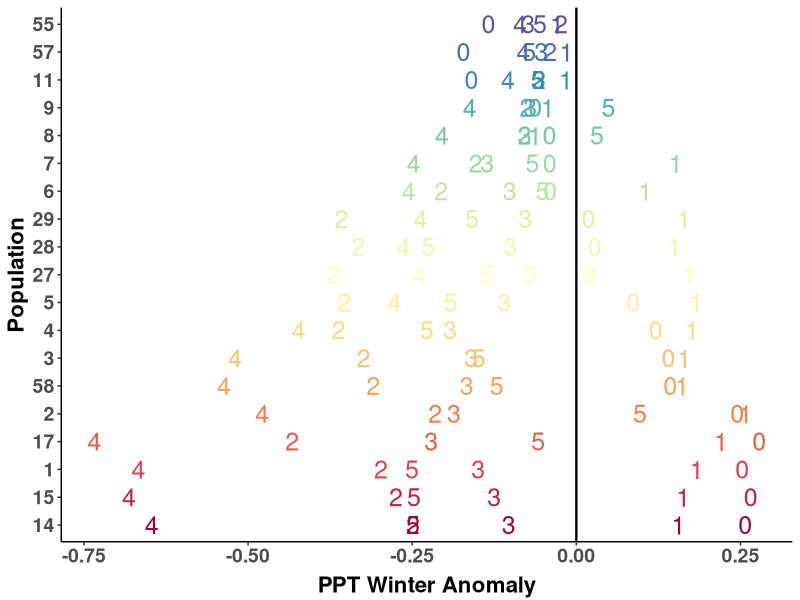
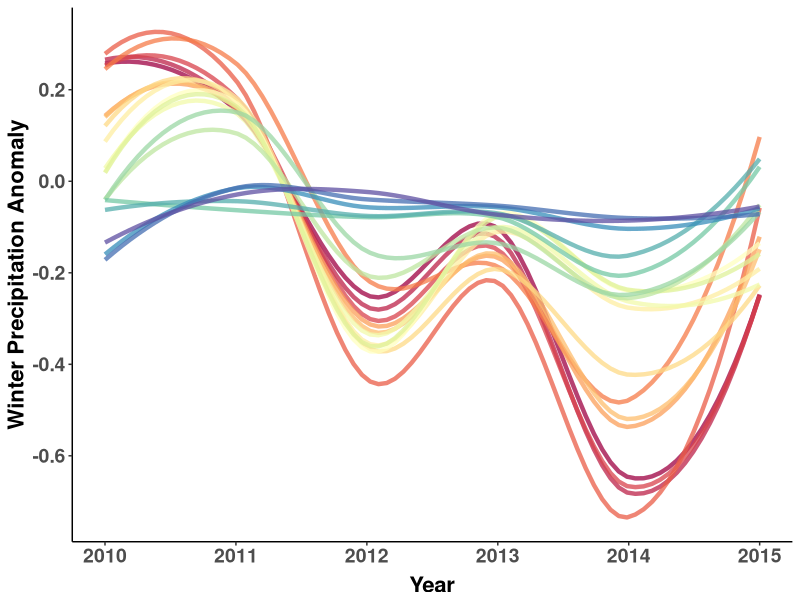
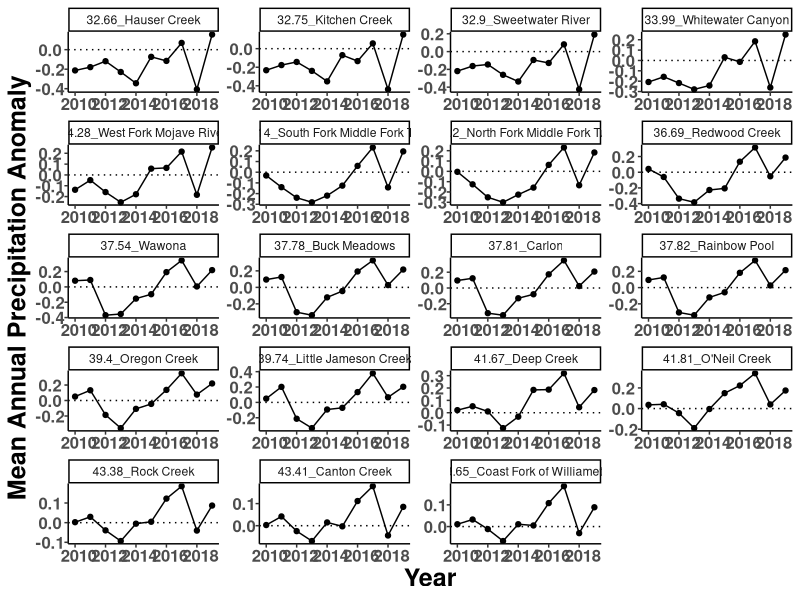
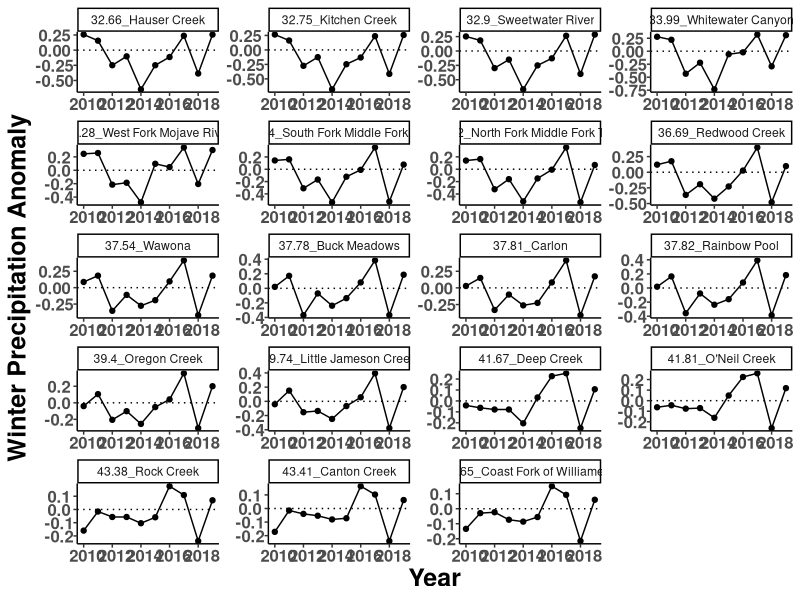
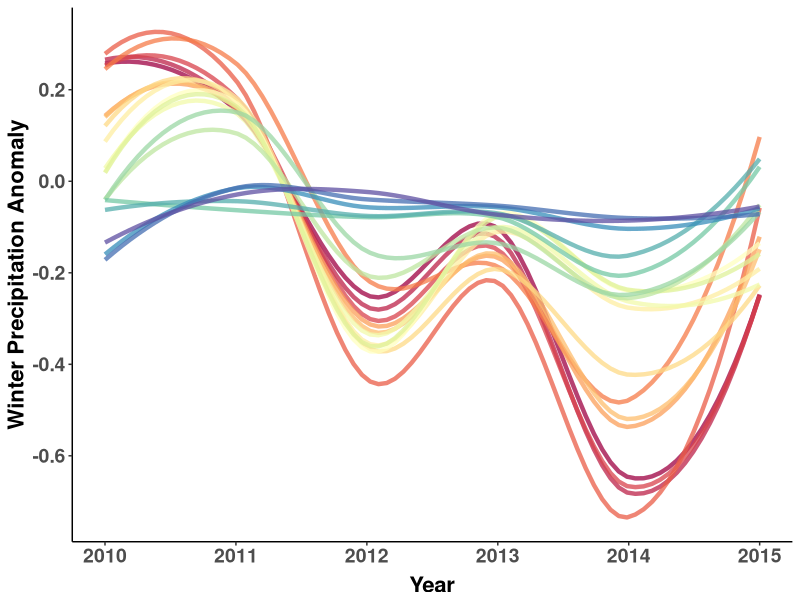
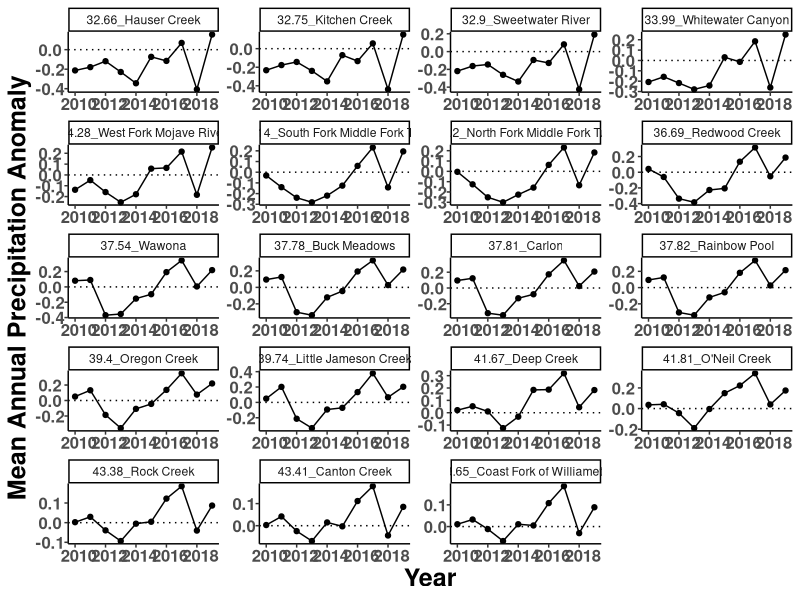
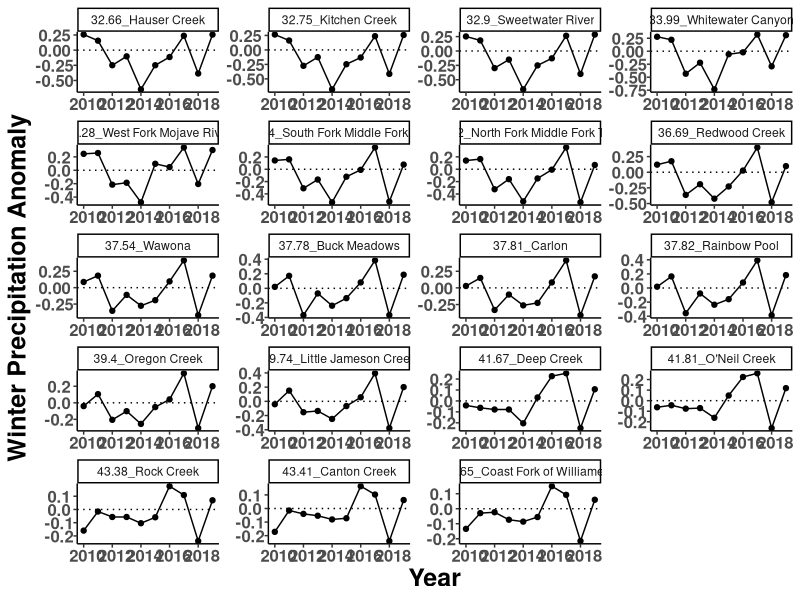

Recreate these plots in R, in order.
##################################################################################
## Daniel Anstett
## Some timeseries of weather and weather anomaly for each demography site
## 
## Last Modified January 22, 2020
###################################################################################
theme_ci <- function(){ 
  theme_classic() %+replace%    #replace elements we want to change
    theme(axis.text.x = element_text(size = 12, face = "bold", angle = 0,hjust = 0.4, vjust = 0.7), 
          axis.title = element_text(size = 18, face = "bold"), 
          axis.text.y = element_text(size = 12, face = "bold"))
          #strip.background = element_blank(),strip.text.x = element_text(size = 16, face = "bold"))
}
###################################################################################
#Load Libraries
library(tidyverse)
library(RColorBrewer)


#*******************************************************************************
### 1. Read in climate data
#*******************************************************************************

#Import weather data
wna2 <- read_csv("data/climate_data/demo_weather_wateryear.csv")  %>% filter(Paper_ID!=12)
wna2 <- wna2 %>% #Selects MAT, MAP, CMD,
  select(Site,Paper_ID,Latitude,Longitude,Year,MAT.weath=MAT,MAP.weath=MAP,CMD.weath=CMD) %>%  
  mutate(log.MAP.weath = log10(MAP.weath)) #Take log of MAP
#separate(ID_Year1, into = c("Site", "Year"), sep = "_") #makes site/year variable
wna2$Site <- as.factor(wna2$Site) ; wna2$Year <- as.numeric(wna2$Year) #define variables

#Import weather anomaly data
anom <- read_csv("data/climate_data/climate_anomaly_yearly.csv") %>% filter(Paper_ID!=12)

#Make Lat.Site Variable
wna2.site <- wna2 
wna2.site$Latitude <- round(wna2.site$Latitude ,digit=2) 
wna2.site <- wna2.site %>% unite(col=Lat.Site,c("Latitude","Site"),sep="_") %>% select(Lat.Site)
wna2 <- cbind(wna2,wna2.site)

anom.site <- anom 
anom.site$Latitude <- round(anom.site$Latitude ,digit=2) 
anom.site <- anom.site %>% unite(col=Lat.Site,c("Latitude","Site"),sep="_") %>% select(Lat.Site)
anom <- cbind(anom,anom.site)



#*******************************************************************************
### 2. Visualize drought anomaly
#*******************************************************************************

#Make populations appear in latitudinal order, filter year range
anom_year<-anom %>% mutate(Site.Lat=paste(Latitude,Paper_ID,sep="_")) %>% filter(Year<2016)
anom_year$Paper_ID<-as.factor(anom_year$Paper_ID) 
anom_year$Paper_ID<-factor(anom_year$Paper_ID,levels=c("55","57","11","9","8","7","6","29","28","27",
                                                       "5","4","3","58","2","17","1","15","14"))
#
Site.label<-c("43.6517_55"="55",
              "43.4137_57"="57",
              "43.37876_11"="11",
              "41.80979_9"="9",
              "41.66546_8"="8",
              "39.74298_7"="7",
              "39.39704_6"="6",
              "37.81878_29"="29",
              "37.81006_28"="28",
              "37.77722_27"="27",
              "37.53822_5"="5",
              "36.68952_4"="4",
              "36.20081_3"="3",
              "36.13756_58"="58",
              "34.28425_2"="2",
              "33.99329_17"="17",
              "32.89913_1"="1",
              "32.75206_15"="15",
              "32.65822_14"="14")


# N-S color gradient
lat_cols=colorRampPalette(brewer.pal(11,"Spectral"))
n.sites <- length(unique(anom_year$Paper_ID))
color.list <- lat_cols(n.sites)

anom_year$Paper_ID <- as.character(anom_year$Paper_ID)
#Use ggplot to generate plot with all required formating
ppt_wt_lat<-ggplot(anom_year, aes(x=Site.Lat, y=PPT_wt.anom, shape=factor(Year), col=factor(Paper_ID)))+ 
  geom_point(aes(fill=Paper_ID), size =6)+
  scale_shape_manual(values=c(48:53))+
  scale_y_continuous(name="PPT Winter Anomaly")+
  xlab("Population")+
  geom_hline(yintercept = 0, color="black", size=0.8)+
  coord_flip()+
  scale_color_manual(values= c("55"="#5E4FA2",
                               "57"="#456EB1",
                               "11"="#378EBA",
                               "9"="#54AEAC",
                               "8"="#75C8A4",
                               "7"="#9BD7A4",
                               "6"="#BEE5A0",
                               "29"="#DFF299",
                               "28"="#F1F9A9",
                               "27"="#FFFFBF",
                               "5"="#FEEDA2",
                               "4"="#FDDA86",
                               "3"="#FDBE6E",
                               "58"="#FB9F5A",
                               "2"="#F67B49",
                               "17"="#E95D47",
                               "1"="#D8434D",
                               "15"="#BC2249",
                               "14"="#9E0142"))+theme_classic()
ppt_wt_lat<-ppt_wt_lat + theme(legend.position = "none",
                               axis.title.x=element_text(size=16,vjust = 0, face="bold",hjust=0.5),
                               #axis.ticks.x = element_blank(),
                               axis.text.x = element_text(size=14, face="bold", angle=0,hjust=0.5),
                               axis.text.y = element_text(size=14,face="bold"),
                               axis.title.y = element_text(size=16,vjust = 1, face="bold",hjust=0.5))+
  scale_x_discrete(labels=Site.label)
ppt_wt_lat

#ggsave("graphs/Climate/PPT_wt_pop.pdf",width=6, height = 8, units = "in")


# plot Year vs. PPT_wt
PPT_wt_plot<-ggplot() + 
  geom_line(stat="smooth",data = anom_year, aes(y = PPT_wt.anom, x = Year, 
        group=Latitude,col=factor(Paper_ID)), alpha=0.75,linewidth = 1.5,se=FALSE) + 
  xlab("Year") + 
  ylab("Winter Precipitation Anomaly") +
  theme_classic()+
  #scale_color_manual(values = lat_cols) +
  scale_color_manual(values= c("55"="#5E4FA2",
                               "57"="#456EB1",
                               "11"="#378EBA",
                               "9"="#54AEAC",
                               "8"="#75C8A4",
                               "7"="#9BD7A4",
                               "6"="#BEE5A0",
                               "29"="#DFF299",
                               "28"="#F1F9A9",
                               "27"="#FFFFBF",
                               "5"="#FEEDA2",
                               "4"="#FDDA86",
                               "3"="#FDBE6E",
                               "58"="#FB9F5A",
                               "2"="#F67B49",
                               "17"="#E95D47",
                               "1"="#D8434D",
                               "15"="#BC2249",
                               "14"="#9E0142"))#+
  #scale_y_discrete(breaks=seq(2010,2016,2))
  #scale_x_discrete(breaks=c(2010,2012,2014,2016)) 
PPT_wt_plot<-PPT_wt_plot + theme(legend.position = "none",
                                 axis.title.x=element_text(size=16,vjust = 0, face="bold",hjust=0.5),
                                 axis.text.x = element_text(size=14, face="bold", angle=0,hjust=0.5),
                                 axis.text.y = element_text(size=14,face="bold"),
                                 axis.title.y = element_text(size=16,vjust = 1, face="bold",hjust=0.5))#+
  #scale_x_discrete(labels=Site.label)
PPT_wt_plot
ggsave("Graphs/Climate/PPT_wt_pop.pdf",width=6, height = 8, units = "in")


#*******************************************************************************
### 3. Make climate timeseries
#*******************************************************************************

#Plot MAP anomaly
ggplot(anom, aes(x=Year, y=MAP.anom))+
  geom_point()+ geom_line()+ ylab("Mean Annual Precipitation Anomaly") +
  scale_x_continuous(breaks=c(2010,2012,2014,2016,2018))+
  geom_hline(yintercept=0, linetype="dotted") +
  facet_wrap(~Lat.Site, scale="free", nrow=5) + #theme_classic() #+
theme_ci()#+
#theme(strip.background = element_blank(), strip.text.x = element_blank(),
#     legend.title = element_blank())

ggsave("graphs/Climate/MAP_time.pdf",width=12, height = 8, units = "in")


#Plot PPT_wt anomaly
ggplot(anom, aes(x=Year, y=PPT_wt.anom))+
  geom_point()+ geom_line()+ ylab("Winter Precipitation Anomaly") +
  scale_x_continuous(breaks=c(2010,2012,2014,2016,2018))+
  geom_hline(yintercept=0, linetype="dotted") +
  facet_wrap(~Lat.Site, scale="free", nrow=5) + #theme_classic() #+
  theme_ci()#+
ggsave("graphs/Climate/PPT_wt_time.pdf",width=12, height = 8, units = "in")
